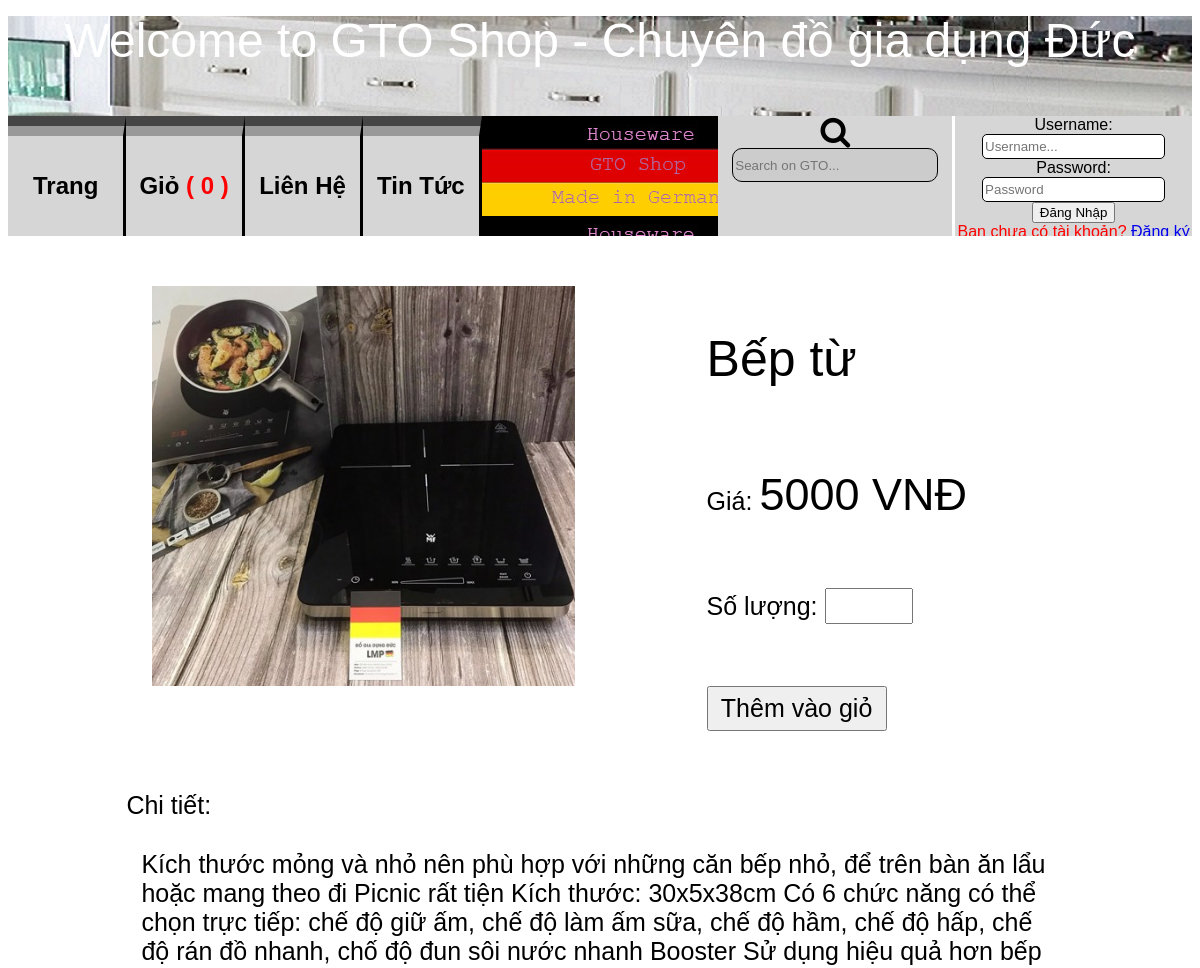
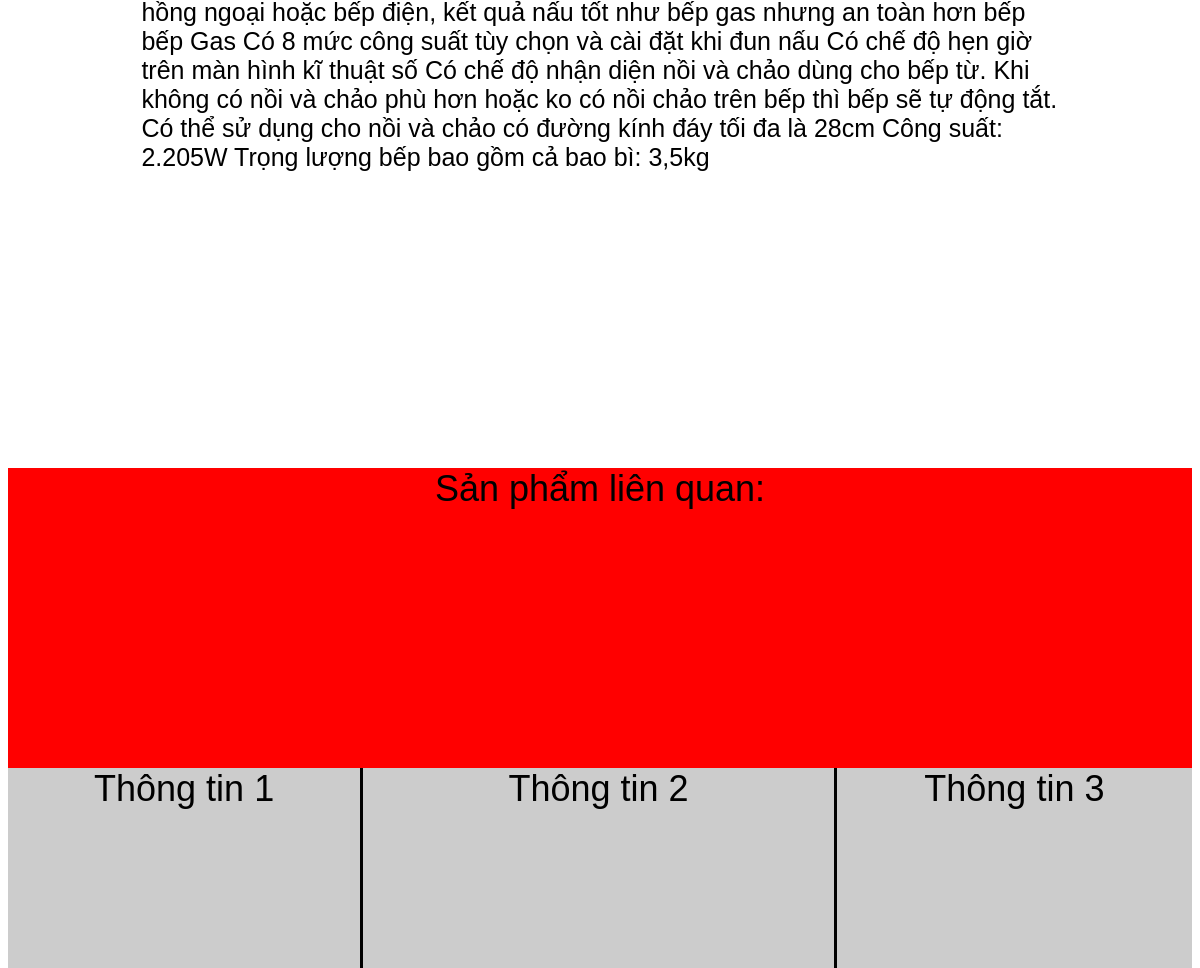
Screenshot of /?show=chitiet&id_sp=604 with the database file from the repository (2 pictures, top to bottom).
### tables this page shows
CREATE TABLE `san_pham` (
  `id_sp` int(11) NOT NULL,
  `ten_sp` varchar(200) NOT NULL,
  `mo_ta_sp` text NOT NULL,
  `gia_sp` int(11) NOT NULL,
  `hinh_anh` text NOT NULL,
  `so_luong_sp` int(11) UNSIGNED NOT NULL,
  `id_nha_san_xuat` int(11) NOT NULL,
  `id_loai_san_pham` int(11) NOT NULL
);

### chitietsanpham.php (the view, shortened to what this page needs)
<?php
	if (isset($_GET['id_sp'])) {
		$id_sp = $_GET['id_sp'];
		$strQuery = "select * from san_pham inner join loai_san_pham on san_pham.id_loai_san_pham = loai_san_pham.id_loai_san_pham inner join nha_san_xuat on san_pham.id_nha_san_xuat = nha_san_xuat.id_nha_San_xuat where id_sp = '$id_sp'";
		$result = mysqli_query($con, $strQuery);
		$row = mysqli_fetch_array($result);
	}
	else {
		echo "Khong co";
	}
?>
<!DOCTYPE html>
<html>
<head>
</head>
<body>
	<div id="container_chitietsp">
		<div id="thong_tin_sp">
			<div id="thong_tin_sp_1">
				<img src="./imgsp/<?php echo $row['hinh_anh']; ?>" height="400px;">
			</div>
			<div id="thong_tin_sp_2">
				<table>
					<form action="./member/themgiohang2.php?id_sp=<?php echo $row['id_sp']; ?>" method="post">
						<tr>
							<td>
								<span id="span_ten"><?php echo $row['ten_sp']; ?></span><br>
							</td>
						</tr>
						<tr>
							<td>
								Giá: <span id="span_gia"><?php echo $row['gia_sp']; ?> VNĐ</span><br>
							</td>
						</tr>
						<tr>
							<td>
								Số lượng: <input id="input_sl" type="number" name="sl_sp" min="0" max="<?php echo $row['so_luong_sp']; ?>"><br>
							</td>
						</tr>
						<tr>
							<td>
								<button id="btn_them_gio" type="submit">Thêm vào giỏ</button>
							</td>
						</tr>
					</form>
				</table>
			</div>
		</div>
		<div id="mo_ta_sp">
			<p>Chi tiết: </p>
			<p id="p_mo_ta"><?php echo $row['mo_ta_sp']; ?></p>
		</div>
	</div>
	<div style="background: red; height: 300px;">
		Sản phẩm liên quan:
	</div>
</body>
</html>

### Css/cssTrangchu.css (style rules this page uses)
img { z-index: 4; }

### index.php (style rules this page uses)
body { font-family: cursive ,Arial, "Helvetica Neue", Helvetica, sans-serif; }

### chitietsanpham.php (style rules this page uses)
#container_chitietsp { width: 80%; height: 1200px; box-sizing: border-box; font-size: 25px; }
#thong_tin_sp { width: 100%; height: 40%; padding-top: 50px; }
#thong_tin_sp_1 { width: 50%; height: 100%; float: left; }
#thong_tin_sp_2 { width: 50%; height: 100%; float: left; }
#mo_ta_sp { width: 100%; height: 60%; text-align: left; }
#span_ten { font-size: 50px; }
#span_gia { font-size: 45px; }
#input_sl { width: 80px; height: 30px; font-size: 25px; }
#btn_them_gio { width: 180px; height: 45px; font-size: 25px; }
#thong_tin_sp table { height: 100%; }
#p_mo_ta { margin: 30px 15px; }

### rows the page displays
san_pham: hinh_anh (picture), ten_sp "Bếp từ", gia_sp "5000", mo_ta_sp "Kích thước mỏng và nhỏ nên phù hợp với những căn bếp nhỏ, để trên bàn ăn lẩu hoặc mang theo đi Picnic rất tiện Kích thước: 30x5x38cm Có 6 chức năng có thể chọn trực tiếp: chế độ giữ ấm, chế độ làm ấm sữa, chế độ hầm, chế độ hấp, chế độ rán đồ nhanh, chố độ đun sôi nước nhanh Booster Sử dụng hiệu quả hơn bếp hồng ngoại hoặc bếp điện, kết quả nấu tốt như bếp gas nhưng an toàn hơn bếp bếp Gas Có 8 mức công suất tùy chọn và cài đặt khi đun nấu Có chế độ hẹn giờ trên màn hình kĩ thuật số Có chế độ nhận diện nồi và chảo dùng cho bếp từ. Khi không có nồi và chảo phù hơn hoặc ko có nồi chảo trên bếp thì bếp sẽ tự động tắt. Có thể sử dụng cho nồi và chảo có đường kính đáy tối đa là 28cm Công suất:…"
